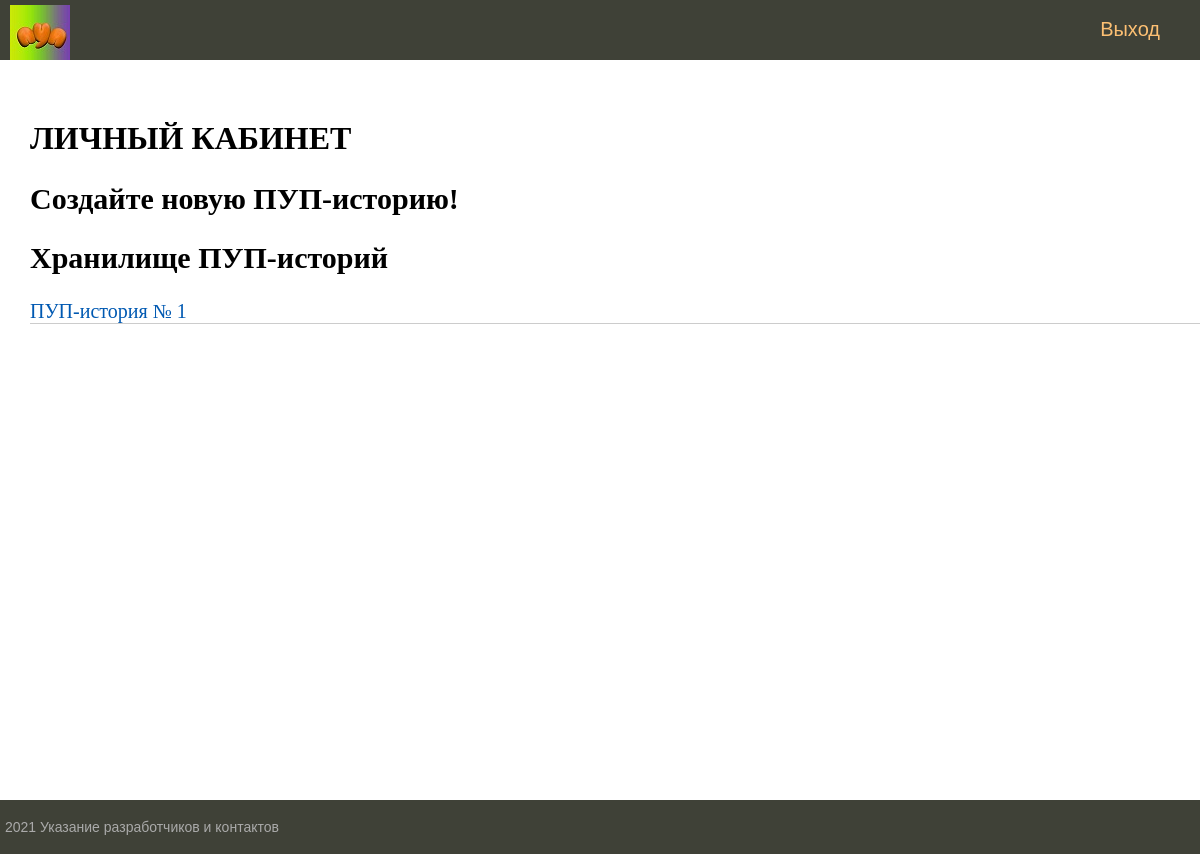
The app's page /service_01/personal_page/, older data.
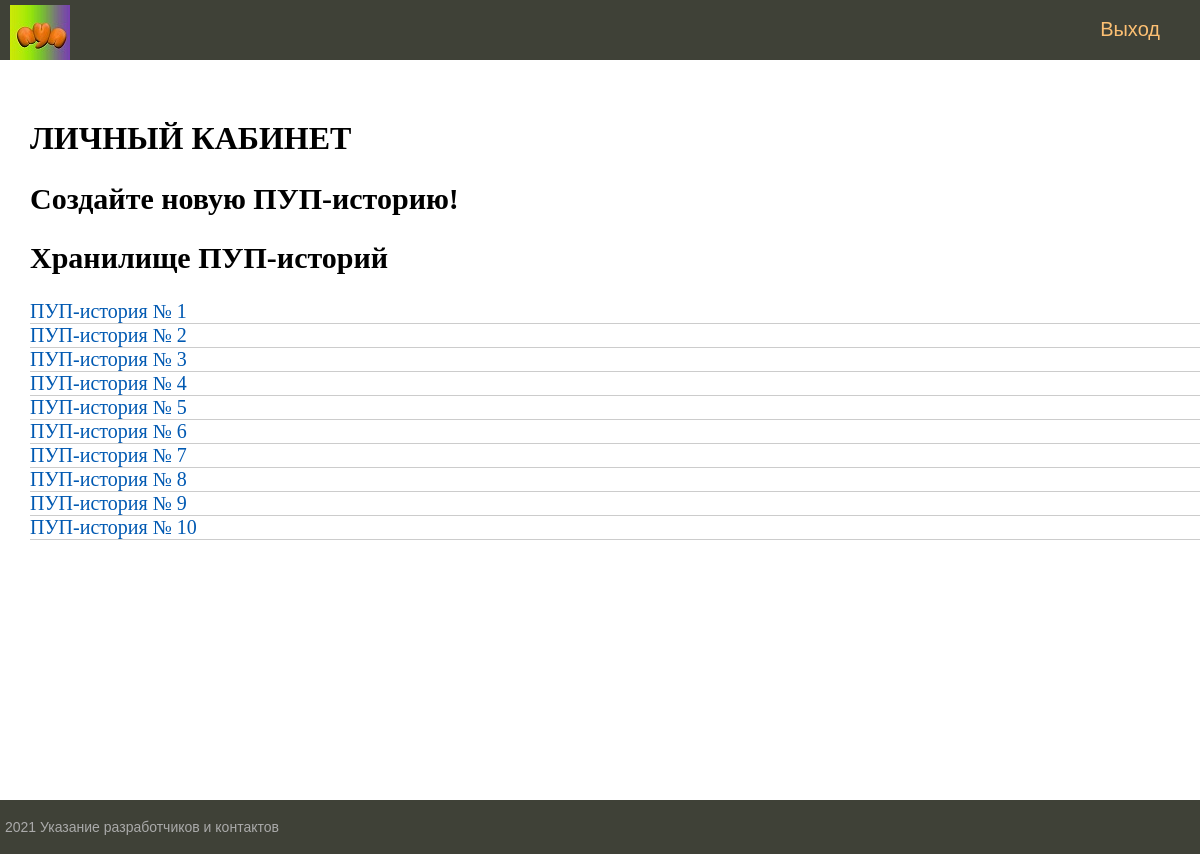
The same page, newer data.
### service_01/models.py (models this page shows)
class User_History(models.Model):
	User = models.ForeignKey(
		User,
		on_delete = models.CASCADE
	)
	History_File = models.ImageField(
		'Изображение пользователя для обработки',
		blank = True,
		upload_to = 'History_Files/%Y/%m/%d/'
	)
	History_Voice = models.FileField(
		'Аудиофайл пользователя для прослушивания',
		blank = True,
		upload_to = 'History_Voices/'
	)

### service_01/views.py (the view)
# urls.py: path('personal_page/', views.Poop_storage, name='storage'),
def Poop_storage(request):
	posts = User_History.objects.all()
	context = {
		'posts':	posts,
		'menu':		pers_menu,
		'title':	"ЛИЧНЫЙ КАБИНЕТ"
	}
	return render(request, 'Storage_Page.html', context=context)

### service_01/templates/Storage_Page.html
{% extends 'Base.html' %}
{% block content %}
<h1>{{title}}</h1>
<ul class="list-articles">
    <h2>Создайте новую ПУП-историю!</h2>
    <h2>Хранилище ПУП-историй</h2>
    {% for p in posts %}
    <li>
        <p1 class="link-read-post"><a href="#">ПУП-история № {{p.id}}</a></p1>
    </li>
    {% endfor %}
</ul>
{% endblock %}

Row changes from the older to the newer data that the page shows:
added User_History: id "2"
added User_History: id "3"
added User_History: id "4"
added User_History: id "5"
added User_History: id "6"
added User_History: id "7"
added User_History: id "8"
added User_History: id "9"
added User_History: id "10"
